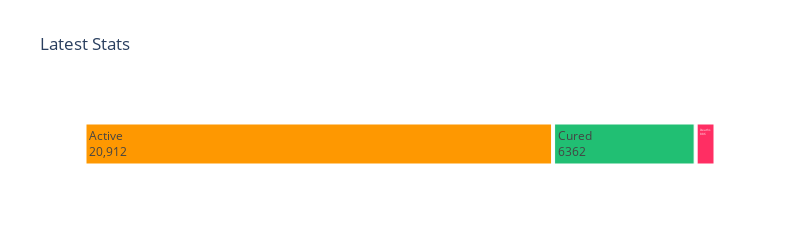

Source (notebook cell):
### Code cell
fig = px.treemap(tm, path=["variable"], values="value",height=250, width=800,
                 color_discrete_sequence=[act, rec, dth], title='Latest Stats')

fig.data[0].textinfo = 'label+value+text'
fig.show()

### Figure 1 — Plotly figure (JSON) as saved in the notebook; plotly's stock layout.template omitted (floating-point values rounded to 4 significant figures)
{"data": [{"branchvalues": "total", "domain": {"x": [0, 1], "y": [0, 1]}, "hoverlabel": {"namelength": 0}, "hovertemplate": "labels=%{label}<br>value=%{value}<br>parent=%{parent}<br>id=%{id}", "ids": ["Active", "Cured", "Deaths"], "labels": ["Active", "Cured", "Deaths"], "name": "", "parents": ["", "", ""], "textinfo": "label+value+text", "type": "treemap", "values": [20912, 6362, 886]}], "layout": {"height": 250, "legend": {"tracegroupgap": 0}, "title": {"text": "Latest Stats"}, "treemapcolorway": ["#fe9801", "#21bf73", "#ff2e63"], "width": 800}}
